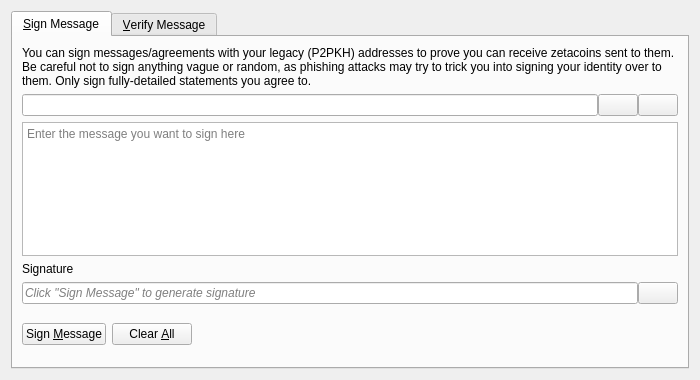
<?xml version="1.0" encoding="UTF-8"?>
<ui version="4.0">
 <class>SignVerifyMessageDialog</class>
 <widget class="QDialog" name="SignVerifyMessageDialog">
  <property name="geometry">
   <rect>
    <x>0</x>
    <y>0</y>
    <width>700</width>
    <height>380</height>
   </rect>
  </property>
  <property name="windowTitle">
   <string>Signatures - Sign / Verify a Message</string>
  </property>
  <property name="modal">
   <bool>true</bool>
  </property>
  <layout class="QVBoxLayout" name="verticalLayout">
   <item>
    <widget class="QTabWidget" name="tabWidget">
     <property name="currentIndex">
      <number>0</number>
     </property>
     <widget class="QWidget" name="tabSignMessage">
      <attribute name="title">
       <string>&amp;Sign Message</string>
      </attribute>
      <layout class="QVBoxLayout" name="verticalLayout_SM">
       <item>
        <widget class="QLabel" name="infoLabel_SM">
         <property name="text">
          <string>You can sign messages/agreements with your legacy (P2PKH) addresses to prove you can receive zetacoins sent to them. Be careful not to sign anything vague or random, as phishing attacks may try to trick you into signing your identity over to them. Only sign fully-detailed statements you agree to.</string>
         </property>
         <property name="textFormat">
          <enum>Qt::PlainText</enum>
         </property>
         <property name="wordWrap">
          <bool>true</bool>
         </property>
        </widget>
       </item>
       <item>
        <layout class="QHBoxLayout" name="horizontalLayout_1_SM">
         <property name="spacing">
          <number>0</number>
         </property>
         <item>
          <widget class="QValidatedLineEdit" name="addressIn_SM">
           <property name="toolTip">
            <string>The Zetacoin address to sign the message with</string>
           </property>
          </widget>
         </item>
         <item>
          <widget class="QPushButton" name="addressBookButton_SM">
           <property name="toolTip">
            <string>Choose previously used address</string>
           </property>
           <property name="text">
            <string/>
           </property>
           <property name="icon">
            <iconset resource="../bitcoin.qrc">
             <normaloff>:/icons/address-book</normaloff>:/icons/address-book</iconset>
           </property>
           <property name="shortcut">
            <string>Alt+A</string>
           </property>
           <property name="autoDefault">
            <bool>false</bool>
           </property>
          </widget>
         </item>
         <item>
          <widget class="QPushButton" name="pasteButton_SM">
           <property name="toolTip">
            <string>Paste address from clipboard</string>
           </property>
           <property name="text">
            <string/>
           </property>
           <property name="icon">
            <iconset resource="../bitcoin.qrc">
             <normaloff>:/icons/editpaste</normaloff>:/icons/editpaste</iconset>
           </property>
           <property name="shortcut">
            <string>Alt+P</string>
           </property>
           <property name="autoDefault">
            <bool>false</bool>
           </property>
          </widget>
         </item>
        </layout>
       </item>
       <item>
        <widget class="QPlainTextEdit" name="messageIn_SM">
         <property name="toolTip">
          <string>Enter the message you want to sign here</string>
         </property>
         <property name="placeholderText">
          <string>Enter the message you want to sign here</string>
         </property>
        </widget>
       </item>
       <item>
        <widget class="QLabel" name="signatureLabel_SM">
         <property name="text">
          <string>Signature</string>
         </property>
         <property name="textFormat">
          <enum>Qt::PlainText</enum>
         </property>
        </widget>
       </item>
       <item>
        <layout class="QHBoxLayout" name="horizontalLayout_2_SM">
         <property name="spacing">
          <number>0</number>
         </property>
         <item>
          <widget class="QLineEdit" name="signatureOut_SM">
           <property name="placeholderText">
            <string>Click "Sign Message" to generate signature</string>
           </property>
           <property name="font">
            <font>
             <italic>true</italic>
            </font>
           </property>
           <property name="readOnly">
            <bool>true</bool>
           </property>
          </widget>
         </item>
         <item>
          <widget class="QPushButton" name="copySignatureButton_SM">
           <property name="toolTip">
            <string>Copy the current signature to the clipboard</string>
           </property>
           <property name="text">
            <string/>
           </property>
           <property name="icon">
            <iconset resource="../bitcoin.qrc">
             <normaloff>:/icons/editcopy</normaloff>:/icons/editcopy</iconset>
           </property>
           <property name="autoDefault">
            <bool>false</bool>
           </property>
          </widget>
         </item>
        </layout>
       </item>
       <item>
        <layout class="QHBoxLayout" name="horizontalLayout_3_SM">
         <item>
          <widget class="QPushButton" name="signMessageButton_SM">
           <property name="toolTip">
            <string>Sign the message to prove you own this Zetacoin address</string>
           </property>
           <property name="text">
            <string>Sign &amp;Message</string>
           </property>
           <property name="icon">
            <iconset resource="../bitcoin.qrc">
             <normaloff>:/icons/edit</normaloff>:/icons/edit</iconset>
           </property>
           <property name="autoDefault">
            <bool>false</bool>
           </property>
          </widget>
         </item>
         <item>
          <widget class="QPushButton" name="clearButton_SM">
           <property name="toolTip">
            <string>Reset all sign message fields</string>
           </property>
           <property name="text">
            <string>Clear &amp;All</string>
           </property>
           <property name="icon">
            <iconset resource="../bitcoin.qrc">
             <normaloff>:/icons/remove</normaloff>:/icons/remove</iconset>
           </property>
           <property name="autoDefault">
            <bool>false</bool>
           </property>
          </widget>
         </item>
         <item>
          <spacer name="horizontalSpacer_1_SM">
           <property name="orientation">
            <enum>Qt::Horizontal</enum>
           </property>
           <property name="sizeHint" stdset="0">
            <size>
             <width>40</width>
             <height>48</height>
            </size>
           </property>
          </spacer>
         </item>
         <item>
          <widget class="QLabel" name="statusLabel_SM">
           <property name="font">
            <font>
             <weight>75</weight>
             <bold>true</bold>
            </font>
           </property>
           <property name="text">
            <string/>
           </property>
           <property name="wordWrap">
            <bool>true</bool>
           </property>
          </widget>
         </item>
         <item>
          <spacer name="horizontalSpacer_2_SM">
           <property name="orientation">
            <enum>Qt::Horizontal</enum>
           </property>
           <property name="sizeHint" stdset="0">
            <size>
             <width>40</width>
             <height>48</height>
            </size>
           </property>
          </spacer>
         </item>
        </layout>
       </item>
      </layout>
     </widget>
     <widget class="QWidget" name="tabVerifyMessage">
      <attribute name="title">
       <string>&amp;Verify Message</string>
      </attribute>
      <layout class="QVBoxLayout" name="verticalLayout_VM">
       <item>
        <widget class="QLabel" name="infoLabel_VM">
         <property name="text">
          <string>Enter the receiver's address, message (ensure you copy line breaks, spaces, tabs, etc. exactly) and signature below to verify the message. Be careful not to read more into the signature than what is in the signed message itself, to avoid being tricked by a man-in-the-middle attack. Note that this only proves the signing party receives with the address, it cannot prove sendership of any transaction!</string>
         </property>
         <property name="textFormat">
          <enum>Qt::PlainText</enum>
         </property>
         <property name="alignment">
          <set>Qt::AlignLeading|Qt::AlignLeft|Qt::AlignTop</set>
         </property>
         <property name="wordWrap">
          <bool>true</bool>
         </property>
        </widget>
       </item>
       <item>
        <layout class="QHBoxLayout" name="horizontalLayout_1_VM">
         <property name="spacing">
          <number>0</number>
         </property>
         <item>
          <widget class="QValidatedLineEdit" name="addressIn_VM">
           <property name="toolTip">
            <string>The Zetacoin address the message was signed with</string>
           </property>
          </widget>
         </item>
         <item>
          <widget class="QPushButton" name="addressBookButton_VM">
           <property name="toolTip">
            <string>Choose previously used address</string>
           </property>
           <property name="text">
            <string/>
           </property>
           <property name="icon">
            <iconset resource="../bitcoin.qrc">
             <normaloff>:/icons/address-book</normaloff>:/icons/address-book</iconset>
           </property>
           <property name="shortcut">
            <string>Alt+A</string>
           </property>
           <property name="autoDefault">
            <bool>false</bool>
           </property>
          </widget>
         </item>
        </layout>
       </item>
       <item>
        <widget class="QPlainTextEdit" name="messageIn_VM">
          <property name="toolTip">
            <string>The signed message to verify</string>
          </property>
          <property name="placeholderText">
            <string>The signed message to verify</string>
          </property>
        </widget>
       </item>
       <item>
        <widget class="QValidatedLineEdit" name="signatureIn_VM">
          <property name="toolTip">
            <string>The signature given when the message was signed</string>
          </property>
          <property name="placeholderText">
            <string>The signature given when the message was signed</string>
          </property>
        </widget>
       </item>
       <item>
        <layout class="QHBoxLayout" name="horizontalLayout_2_VM">
         <item>
          <widget class="QPushButton" name="verifyMessageButton_VM">
           <property name="toolTip">
            <string>Verify the message to ensure it was signed with the specified Bitcoin address</string>
           </property>
           <property name="text">
            <string>Verify &amp;Message</string>
           </property>
           <property name="icon">
            <iconset resource="../bitcoin.qrc">
             <normaloff>:/icons/transaction_0</normaloff>:/icons/transaction_0</iconset>
           </property>
           <property name="autoDefault">
            <bool>false</bool>
           </property>
          </widget>
         </item>
         <item>
          <widget class="QPushButton" name="clearButton_VM">
           <property name="toolTip">
            <string>Reset all verify message fields</string>
           </property>
           <property name="text">
            <string>Clear &amp;All</string>
           </property>
           <property name="icon">
            <iconset resource="../bitcoin.qrc">
             <normaloff>:/icons/remove</normaloff>:/icons/remove</iconset>
           </property>
           <property name="autoDefault">
            <bool>false</bool>
           </property>
          </widget>
         </item>
         <item>
          <spacer name="horizontalSpacer_1_VM">
           <property name="orientation">
            <enum>Qt::Horizontal</enum>
           </property>
           <property name="sizeHint" stdset="0">
            <size>
             <width>40</width>
             <height>48</height>
            </size>
           </property>
          </spacer>
         </item>
         <item>
          <widget class="QLabel" name="statusLabel_VM">
           <property name="font">
            <font>
             <weight>75</weight>
             <bold>true</bold>
            </font>
           </property>
           <property name="text">
            <string/>
           </property>
           <property name="wordWrap">
            <bool>true</bool>
           </property>
          </widget>
         </item>
         <item>
          <spacer name="horizontalSpacer_2_VM">
           <property name="orientation">
            <enum>Qt::Horizontal</enum>
           </property>
           <property name="sizeHint" stdset="0">
            <size>
             <width>40</width>
             <height>48</height>
            </size>
           </property>
          </spacer>
         </item>
        </layout>
       </item>
      </layout>
     </widget>
    </widget>
   </item>
  </layout>
 </widget>
 <customwidgets>
  <customwidget>
   <class>QValidatedLineEdit</class>
   <extends>QLineEdit</extends>
   <header>qt/qvalidatedlineedit.h</header>
  </customwidget>
 </customwidgets>
 <resources>
  <include location="../bitcoin.qrc"/>
 </resources>
 <connections/>
</ui>
